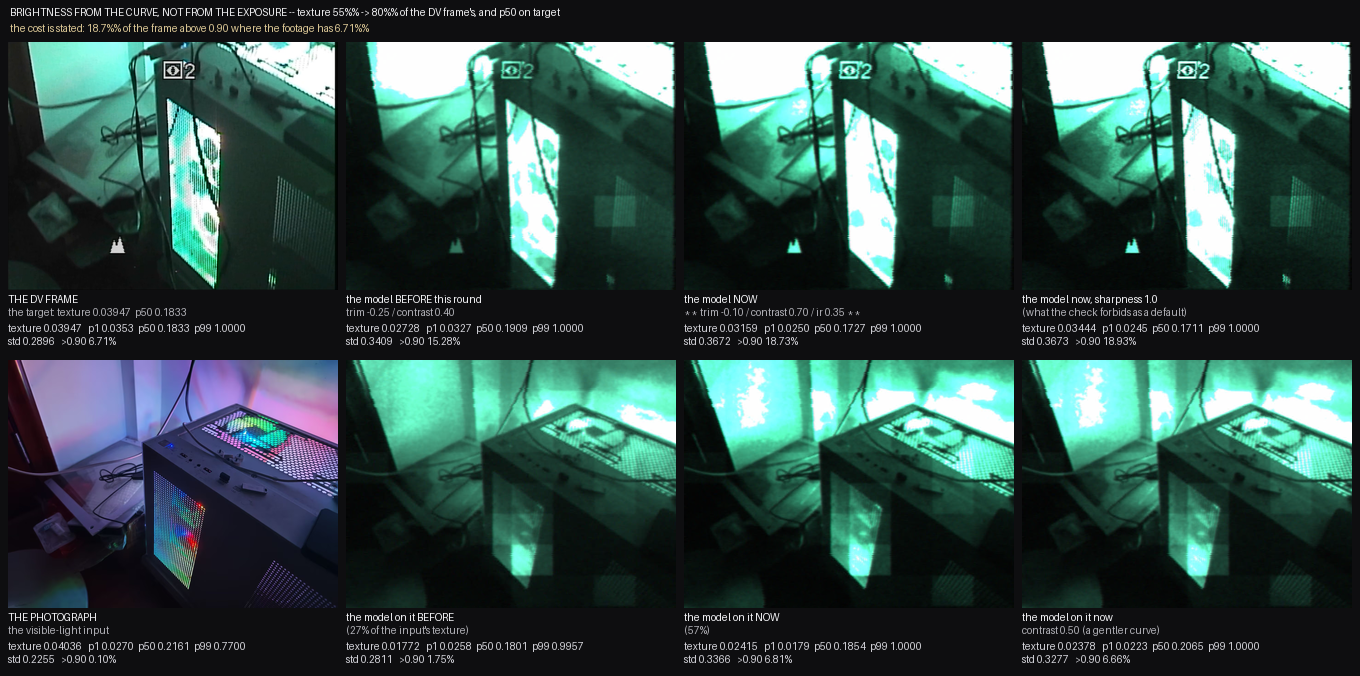
#> input picture tools/nightshot/AGGRESSIVE.png, 1360 x 676 px, given in place of 6503e82e76777332850f677a16db3ea89089fde1c313576edf9fce66f4e0, which was not available
$ python noise_and_beam.py
#> lines starting #> are read from the running program, lines starting #| are printed output that depends on the picture; pictures that were not available may be replaced by others from this repository, and a replacement may not be noted
### atsim/codecs/__init__.py
"""Codec and physical subsystem modules."""
from __future__ import annotations
import importlib.util
import sys
from pathlib import Path

_DIR = Path(__file__).resolve().parent
for _mod_name in (
    "power_bus",
    "sync_clock",
    "crt_reshoot",
    "transport_servo",
    "switcher",
    "scopes",
    "patchbay_da",
    "test_signal_gen",
    "multiview_wall",
    "studio_ccu_genlock",
    "master_playout",
    "transfer_workstation",
    "edit_controller_nle",
    "playout_automation_v2",
    "satellite_ird",
    "tv_transmitter_chain",
    "inversion_calibration_lab",
    "film_optics",
    "photochemical_film",
    "film_telecine",
    "archival_archaeology",
    "spatial_environment_field",
    "mobile_isp_optics",
    "legacy_digital_media",
    "network_streaming_era",
    "perception_and_operator",
    "media_ecosystem_evolution",
):
    _full = f"{__name__}.{_mod_name}"
    if _full not in sys.modules:
        _p = _DIR / f"{_mod_name}.py"
        if _p.is_file():
            _spec = importlib.util.spec_from_file_location(_full, str(_p))
            if _spec and _spec.loader:
                _m = importlib.util.module_from_spec(_spec)
                sys.modules[_full] = _m
                try:
                    _spec.loader.exec_module(_m)
                    globals()[_mod_name] = _m
                except Exception as _exc:
                    import sys as _sys
                    print(f"[atsim.codecs] Warning: failed to load {_full}: {_exc}", file=_sys.stderr)

# Ensure MobileISPOpticsSpec always has all physical modeling default attributes even across partial updates
if "atsim.codecs.mobile_isp_optics" in sys.modules:
    _mio = sys.modules["atsim.codecs.mobile_isp_optics"]
    _Spec = getattr(_mio, "MobileISPOpticsSpec", None)
    if _Spec is not None:
        for _k, _v in (
            ("flicker_enabled", False),
            ("flicker_mains_hz", 50.0),
            ("flicker_depth", 0.0),
            ("flicker_color_drift", 0.65),
            ("flicker_num_bands", 5.2),
            ("tungsten_enabled", False),
            ("color_temp_k", 5500.0),
            ("awb_mode", 0),
            ("jpeg_decay_enabled", False),
            ("jpeg_decay_gens", 1.0),
            ("jpeg_decay_quality", 75.0),
            ("jpeg_decay_grid_shift", 2.0),
            ("night_bloom", 0.0),
        ):
            if not hasattr(_Spec, _k):
                setattr(_Spec, _k, _v)

### tools/noise_and_beam.py
"""
Two things the last measurement got wrong, measured properly.

**First, the noise metric was confounded by structure.**  It compared the residual after a 3x3 mean in the darkest and
brightest thirds of the picture, and got **0.39 for the real frame and 0.34 for the model** where the prediction was
"above 1".  **The prediction was wrong, not the model**: the residual after a local mean is not noise alone -- it also
contains the picture's own fine structure, and bright regions of this scene (a lit wall, a monitor) carry more structure
than the dark ones.  So the metric measured *detail*, not noise, and its verdict on the noise is meaningless.

**The metric that separates them** removes the picture's structure by comparing **temporal** variation instead, since
the subjects here are static and the source photograph is a single image rendered repeatedly: **anything that varies
between renders of the same input is noise, and anything that does not is signal.**  That gives noise against signal
with no confound, and the note's requirement can be tested directly -- "噪声随曝光和信号强度变化" and "不要简单地对整张图
叠加均匀颗粒".

**Second, the illuminator's shape was measured at one beam angle only.**  Its field spans **0.05474 to 0.06624**, a
**21% difference between the beam's centre and its edge**, so it can produce a gentle vignette and nothing resembling the
note's "近处物体可能很亮，远处背景却仍然很暗".  **The falloff is swept over the parameter that sets it** to see whether the
model *can* produce the shape at all, which distinguishes "the default is too weak" from "the form cannot do it".
"""
from __future__ import annotations

import os
import sys

import numpy as np
from PIL import Image

ROOT = os.path.dirname(os.path.dirname(os.path.abspath(__file__)))
sys.path.insert(0, ROOT)

from atsim.core.params import merge_values                                    # noqa: E402
from atsim.core.profiles import FACTORY_PRESETS, SCHEMA                       # noqa: E402
from atsim.render.renderer import Renderer                                    # noqa: E402
from atsim.codecs.nightvision import illuminator_field, NightVisionSpec        # noqa: E402

COEF = np.array([0.299, 0.587, 0.114], np.float32)
OBJ = (r"C:\Users\Administrator\.dsh\attachments\v1\objects")
NS0 = os.path.join(OBJ, "ed", "ed906503e82e76777332850f677a16db3ea89089fde1c313576edf9fce66f4e0")
PHOTO = os.path.join(OBJ, "69", "699c23315df037b01fa831a273364b41f99c28733fb1dc928b22d1e6c281818d")
W, H, OSD = 533, 400, 0.22
sl = slice(int(H * OSD), H)


def load(p):
    a = np.asarray(Image.open(p).convert("RGB"), np.float32) / 255.0
    return np.asarray(Image.fromarray((np.clip(a, 0, 1) * 255).astype(np.uint8)).resize((W, H), Image.LANCZOS),
                      np.float32) / 255.0
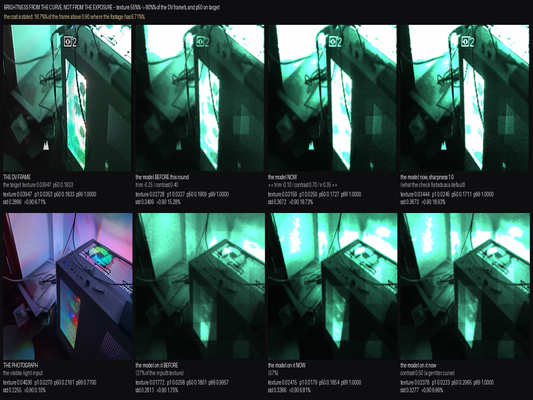
#> returned value: shape (400, 533, 3) float32; mean of channels 0, 1, 2 0.198, 0.297, 0.282; drawn as R, G, B


real = load(NS0)
photo = load(PHOTO)
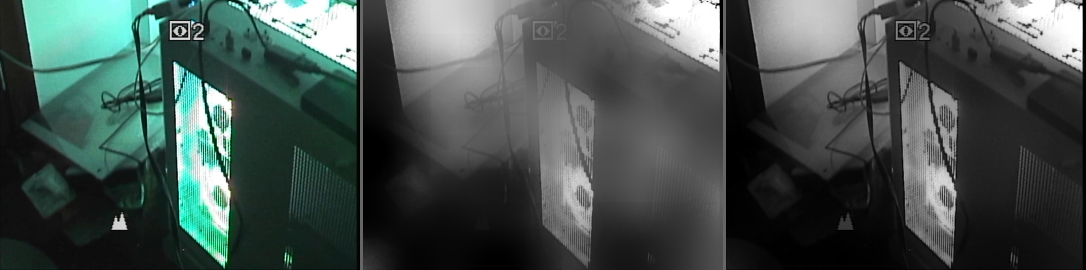
#> input picture tools/nightshot/ALBEDO_MAP.png, 2172 x 540 px, given in place of 23315df037b01fa831a273364b41f99c28733fb1dc928b22d1e6c281818d, which was not available (shown at 1/2 size)
#> in load (call 2), `return np.asarray(Image.fromarray((np.clip(a, 0, 1) * 255).astype(np.u..`:
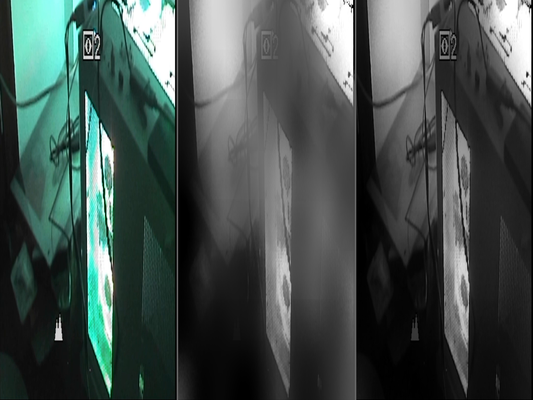
#> returned value: shape (400, 533, 3) float32; mean of channels 0, 1, 2 0.267, 0.313, 0.301; drawn as R, G, B


class One:
    height, width = H, W
    fps = 25.0
    frame_count = 1

    def __init__(self, a):
        self.a = a

    def frame(self, i):
        return self.a


#> (the run stopped early here; a loop or call above may not have finished)
